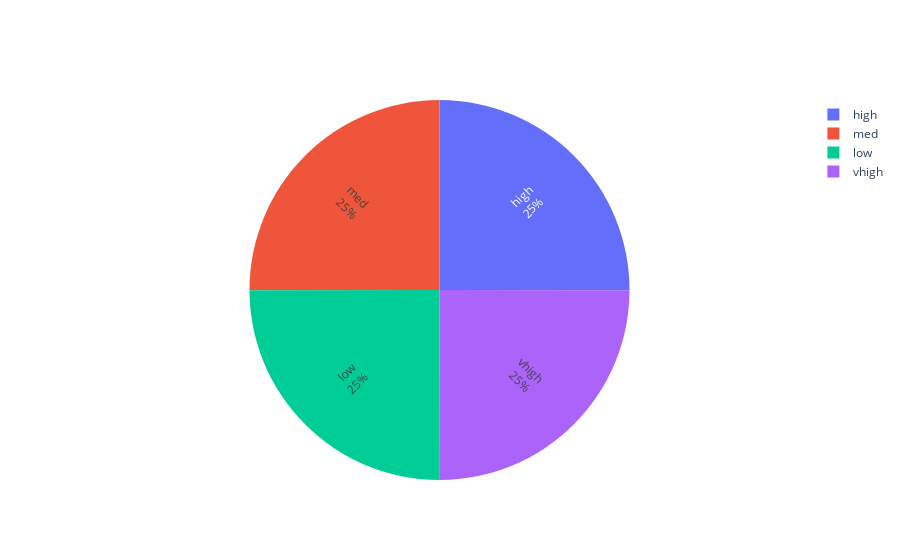

The notebook cell saved with this chart:
### Code cell
# Visualizing the maintenance cost


labels = df['Maintenance Cost'].value_counts().index
values = df['Maintenance Cost'].value_counts().values

colors = df['Maintenance Cost']

fig = go.Figure(data = [go.Pie(labels=labels, values=values, textinfo="label+percent",
                              insidetextorientation = "radial", marker=dict(colors=colors))])

fig.show()

### Figure 1 — Plotly figure (JSON) as saved in the notebook; plotly's stock layout.template omitted (floating-point values rounded to 4 significant figures; data arrays with more than 128 entries replaced by an {"elided": "..."} marker saying what was removed)
{"data": [{"insidetextorientation": "radial", "labels": ["high", "med", "low", "vhigh"], "marker": {"colors": {"elided": "1727 str values"}}, "textinfo": "label+percent", "type": "pie", "values": [432, 432, 432, 431]}], "layout": {}}
